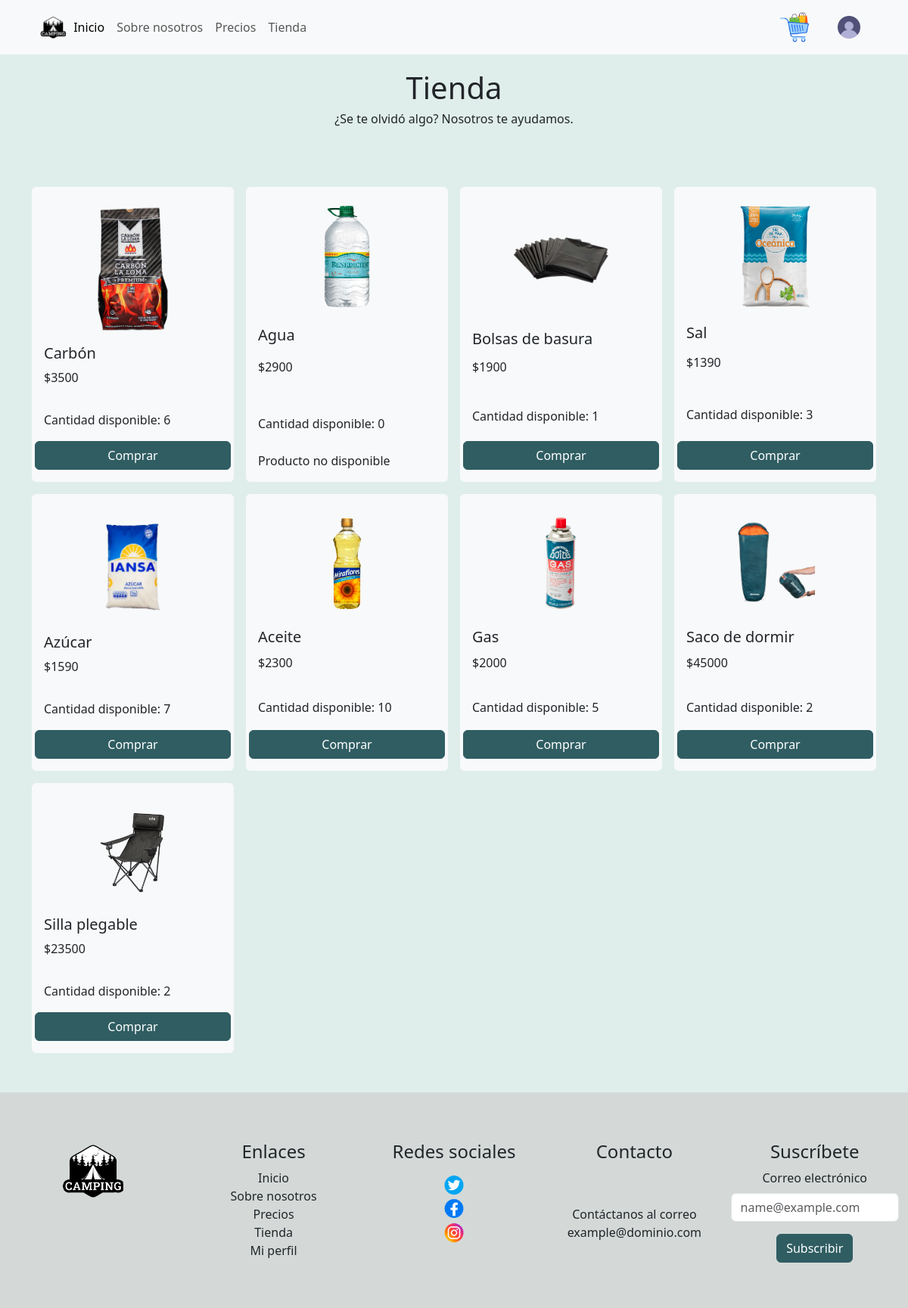
The app's page /tienda/ with its own data.
### principal/models.py (models this page shows, shortened)
class Producto (models.Model):
    id = models.IntegerField(primary_key=True)
    nombreProducto = models.CharField(max_length=60)
    detalle        = models.CharField(max_length=200)
    image          = models.CharField(max_length=250, blank=True)
    precio          = models.IntegerField(default=0)
    cantidad       = models.IntegerField(default=0)
    disponible     = models.BooleanField(default=True)
    categoria      = models.ForeignKey(Categoria, null= True, on_delete=models.CASCADE)
    class Meta:
        db_table = 'Producto'
        verbose_name = 'Producto'
        verbose_name_plural = 'Productos'
        ordering = ['id']

### principal/views.py (the view)
# urls.py: path('tienda/',views.tienda, name='tienda'),
def tienda(request):
    productos_disponibles = Producto.objects.filter(disponible=True)
    return render(request, 'tienda.html', {'productos': productos_disponibles})

### principal/templates/tienda.html (shortened to what this page needs)
{% extends "navBar.html" %}
{% load static %}
{% block body %}
<div id="fondo" style="padding: 20px;">
    <h1 style="text-align:center;">Tienda </h1>
    <h6 style="text-align: center;">¿Se te olvidó algo? Nosotros te ayudamos.</h6>
    <br><br><br>
  <div class = "container">
    <div class="row row-cols-1 row-cols-sm-2 row-cols-md-3 row-cols-md-4 g-3">
      {% for x in productos %}
        <div class="col">
          <div id="cards" class="card border-0 bg-light">
            <img id="imagenproducto" src="{{x.image}}" class="card-img-top" width="15%">
            <div id="cuerpo" class="row align-items-end card-body">
              <h5>{{x.nombreProducto}}</h5>
              <p>${{x.precio}}<p>
              <p> Cantidad disponible: {{x.cantidad}}</p>
              {% if x.cantidad > 0%}
                <a class="btn btn-primary" href="{% url 'agregar_producto' x.id %}">Comprar</a>
        {% else %}
                <span> Producto no disponible</span>
        {% endif%}
      </div>
    </div>
    </div>
    {% endfor %}
  </div>
  <br></br>
</div>
</div>
{% endblock  %}

### principal/templates/navBar.html (shortened to what this page needs)
{% load static %}
<!DOCTYPE html>
<html lang="en">
  <head>
    <link href="https://cdn.jsdelivr.net/npm/bootstrap@5.3.3/dist/css/bootstrap.min.css" rel="stylesheet">
    <link href="https://getbootstrap.com/docs/5.3/assets/css/docs.css" rel="stylesheet">
    <link rel="stylesheet" href="{% static 'estilo.css' %}">
    <link rel="stylesheet" href="{% static 'nikole.css' %}">
    <link rel="stylesheet" href="{% static 'marc/cssMarc/marc.css' %}">
    <link rel="stylesheet" href="{% static 'cony/cony.css' %}">
</head>
<body>
  <nav class="navbar navbar-expand-lg bg-body-tertiary">
    <div class="container text-center">
      <div class="row">
      <div class="collapse navbar-collapse" id="navbarSupportedContent">
        <div class="col">
        <ul class="navbar-nav me-auto mb-2 mb-lg-0">
        <img class="nav-item" src="{% static 'logoCamping.png' %}"href="index.html" style="width: 5%;">
          <li class="nav-item">
            <a class="nav-link active" aria-current="page" href="{% url 'inicio'%}">Inicio</a>
          </li>
          <li class="nav-item">
            <a class="nav-link" href="{% url 'nosotros' %}">Sobre nosotros</a>
          </li>
          <li class="nav-item">
            <a class="nav-link" href="{% url 'precios' %}">Precios</a>
          </li>
          <li class="nav-item">
            <a class="nav-link" href="{% url 'tienda' %}">Tienda</a>
          </li>
        </ul>
      </div>
        <div class="col-4">
          <ul class="nav justify-content-end">
            <li class="nav-item">
                <a class="nav-link "aria-current="page" href="{% url 'carrito' %}">
                  <img src="{% static 'imagenes/imagenes/carrito.png' %}" style="width: 40px;">
                </a>
            </li>
            <li class="nav-item">
                <a class="nav-link " aria-current="page" href="{% url 'perfil' %}">
                  <img src="{% static 'imagenes/imagenes/perfil.png' %}"style="width: 40px;">
                </a>
            </li>
          </ul>
      </div>
      </div>
    </div>
  </div>
  </nav>
  {% block body %}
  {% endblock  %}
<div class="container text-center" style="background-color: rgba(206, 206, 206, 0.623); max-width: 100%;">
  <div class="footerWeb row row-cols-1 row-cols-sm-2 row-cols-md-3 row-cols-md-5 g-3">
    <div class="col">
      <br></br>
      <img src="{% static 'logoCamping.png'%}" style="width: 40%;">
    </div>
    <div class="col">
      <br></br>
      <h4>Enlaces</h4>
      <ol id="enlacesBottom" class="list-group">
        <a class="nav-link active" aria-current="page" href="{% url 'inicio'%}">Inicio</a>
        <a class="nav-link" href="{% url 'nosotros' %}">Sobre nosotros</a>
        <a class="nav-link" href="{% url 'precios' %}">Precios</a>
        <a class="nav-link" href="{% url 'tienda' %}">Tienda</a>
        <a class="nav-link" href="{% url 'perfil' %}"> Mi perfil </a>
      </ol>
    </div>
    <div class="col">
       <br></br>
       <h4>Redes sociales</h4>
       <img src="{% static 'imagenes/imagenes/redesSociales.png'%}" width="30%" />
    </div>
    <div class="col">
      <br></br>
      <h4>Contacto</h4>
      <br></br>
      <p>Contáctanos al correo example@dominio.com</p>
    </div>
    <div class="col">
    <br></br>
    <h4>Suscríbete</h4>
    <form>
      <div class="mb-3">
        <label for="exampleInputEmail1" class="form-label">Correo electrónico</label>
        <input type="email" class="form-control" id="exampleInputEmail1" placeholder="name@example.com" aria-describedby="emailHelp">
      </div>
      <button id="subscribeButton" type="button" class="btn btn-primary">Subscribir</button>
    </form>
  </div>
</div>
</div>
</body>
</html>

### principal/static/estilo.css (style rules this page uses)
.navbar-expand-lg .navbar-nav { align-items: center; }
#enlacesBottom { --bs-list-group-bg: transparent; --bs-list-group-border-color: transparent; }
.btn-primary { --bs-btn-bg: rgb(47, 93, 98); --bs-btn-border-color: rgb(47, 93, 98); --bs-btn-hover-bg: rgb(47, 93, 98); --bs-btn-hover-border-color: rgb(47, 93, 98); --bs-btn-active-bg: rgb(47, 93, 98); --bs-btn-active-border-color: ; }
#imagenproducto { width: 50%; display: block; align-self: center; margin-top: 25px; }
#fondo { background-color: rgb(223, 238, 234); }
#cards { height: 100%; }
.footerWeb { padding-bottom: 60px; }
a { display: block; border: none; text-decoration: unset; }

### principal/static/nikole.css (style rules this page uses)
body { background-color: rgb(223,238,234); }

### principal/templates/navBar.html (style rules this page uses)
a { border: none; text-decoration: underline; display: inline-block; }
a img { text-decoration: none }

### records on screen
Producto: image (picture), nombreProducto "Carbón", precio "3500", cantidad "6", shows "Comprar"
Producto: image (picture), nombreProducto "Agua", precio "2900", cantidad "0", shows "Producto no disponible"
Producto: image (picture), nombreProducto "Bolsas de basura", precio "1900", cantidad "1", shows "Comprar"
Producto: image (picture), nombreProducto "Sal", precio "1390", cantidad "3", shows "Comprar"
Producto: image (picture), nombreProducto "Azúcar", precio "1590", cantidad "7", shows "Comprar"
Producto: image (picture), nombreProducto "Aceite", precio "2300", cantidad "10", shows "Comprar"
Producto: image (picture), nombreProducto "Gas", precio "2000", cantidad "5", shows "Comprar"
Producto: image (picture), nombreProducto "Saco de dormir", precio "45000", cantidad "2", shows "Comprar"
Producto: image (picture), nombreProducto "Silla plegable", precio "23500", cantidad "2", shows "Comprar"
